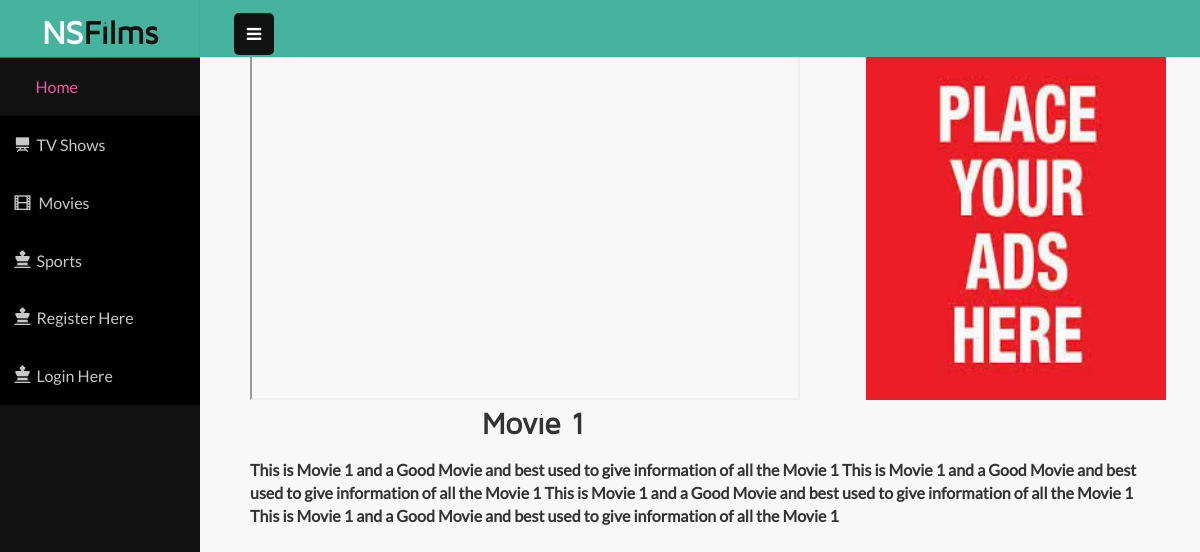
Screenshot of /video_page_releases/1 with the database file from the repository.
### app/models.py (models this page shows, shortened)
class releases(models.Model):
    name=models.CharField(max_length=100)
    image=models.ImageField(blank=True,upload_to="releases")
    video=models.CharField(max_length=500)
    title=models.CharField(blank=True,max_length=400)

### app/views.py (the view)
# urls.py: path('video_page_releases/<int:sid>',views.video_page_releases,name='video_page_releases'),
def video_page_releases(request,sid):
    obj=releases.objects.all().filter(id=sid)
    for i in obj:
        print("lllllllllllll",i.video)
        linkk="https://www.youtube.com/embed/"+str(i.video)
        print(linkk)
    return render(request,"video page.html",{'obj':obj,'linkk':linkk})

### templates/video page.html (shortened to what this page needs)
<!DOCTYPE HTML>
{% load static %}
<html style="overflow: hidden;"><head>
<link href="{% static 'video/css/bootstrap.css' %}" rel="stylesheet" type="text/css">
<link href="{% static 'video/css/style.css' %}" rel="stylesheet" type="text/css">
<link href="{% static 'video/css/font-awesome.css' %}" rel="stylesheet">
<link rel="stylesheet" href="{% static 'video/css/icon-font.css' %}" type="text/css">
</head>
 <body class="sticky-header" onload="initMap()">
    <section>
		<div class="left-side sticky-left-side" tabindex="5000" style="overflow: hidden; outline: none;">
			<div class="logo" style="
    height: 58px;background-color:#45b39d;
">
				<h1><a href="index.html" class="md-opjjpmhoiojifppkkcdabiobhakljdgm_doc">NS<span>Films</span></a></h1>
			</div>
			<div class="left-side-inner">
					<ul class="nav nav-pills nav-stacked custom-nav">
						<li class="active"><a href="{% url 'home' %}" class="md-opjjpmhoiojifppkkcdabiobhakljdgm_doc"><i class="lnr lnr-home"></i><span>Home</span></a></li>
						<li class=""><a href="radio.html" class="md-opjjpmhoiojifppkkcdabiobhakljdgm_doc"><span class="glyphicon glyphicon-home glyphicon-blackboard" aria-hidden="true" style="
    margin-left: -2;
    margin-left: -5%;
"></span> <span style="
    margin-left: -3%;
">TV Shows</span></a></li>
						<li class=""><a href="#" data-toggle="modal" data-target="#myModal1" class="md-opjjpmhoiojifppkkcdabiobhakljdgm_doc"><span class="glyphicon glyphicon-film" aria-hidden="true" style="
    margin-left: -5%;
"></span><span>Movies</span></a></li>
						<li class=""><a href="radio.html" class="md-opjjpmhoiojifppkkcdabiobhakljdgm_doc"><span class="glyphicon glyphicon-film glyphicon-king" aria-hidden="true" style="
    margin-left: -5%;
"></span> <span style="
    margin-left: -3%;
">Sports</span></a></li>
						<li class=""><a href="{% url 'signup' %}" class="md-opjjpmhoiojifppkkcdabiobhakljdgm_doc"><span class="glyphicon glyphicon-film glyphicon-king" aria-hidden="true" style="
    margin-left: -5%;
"></span> <span style="
    margin-left: -3%;
">Register Here</span></a></li>
						<li class=""><a href="{% url 'loginn' %}" class="md-opjjpmhoiojifppkkcdabiobhakljdgm_doc"><span class="glyphicon glyphicon-film glyphicon-king" aria-hidden="true" style="
    margin-left: -5%;
"></span> <span style="
    margin-left: -3%;
">Login Here</span></a></li>
					</ul>
			</div>
		</div>
		<div class="main-content">
			<div class="header-section">
			<a class="toggle-btn"><i class="fa fa-bars"></i></a>
					<div class="clearfix"></div>
				</div>
<div>
			<div style="margin-left:5%;float:left;">
			<iframe height="350" width="550"
src="{{ linkk }}">
</iframe>
				</div>
				<div style="height: 400px;width: 300px;float:right;margin-right:3.4%;"><img src="/media/ads/images.jpeg" style="height: 350px;
												 display: inline;" width="300px"></div>
</div>
<div style="margin-top:3%;">
		   {% for i in obj %}
            <h2 style="text-align:center;"><b>{{ i.name }}</b></h2>
            <p style="margin-left:5%;margin-right:5%;"><b>{{i.title}}</b></p>
			{% endfor %}
</div>
								</div>
   </section>
</body></html>

### rows the page displays
releases: name "Movie 1", title "This is Movie 1 and a Good Movie and best used to give information of all the Movie 1 This is Movie 1 and a Good Movie and best used to give information of all the Movie 1 This is Movie 1 and a Good Movie and best used to give information of all the Movie 1 This is Movie 1 and a Good Movie and best used to give information of all the Movie 1"
